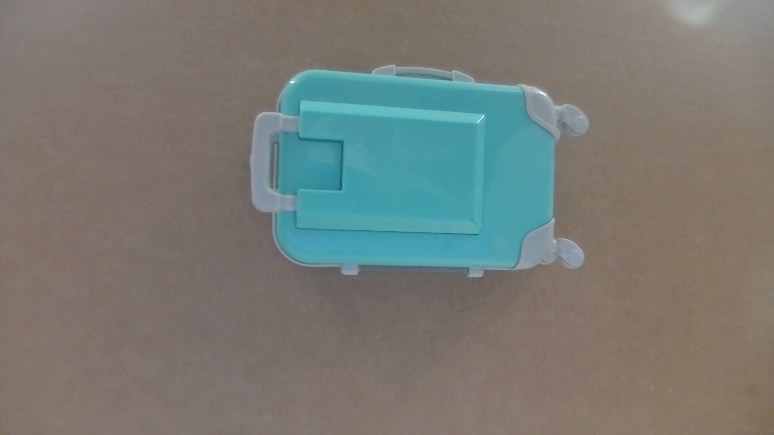
#> input picture data/images/4ab0797973134037aeb9b8d6e48c4ab1.jpg, 774 x 435 px
$ python -i vision.py   (imports and definitions only)
#> lines starting #> are read from the running program, lines starting #| are printed output that depends on the picture
import io
import os

import cv2
import numpy as np
from PIL import Image
from skimage.color import rgb2lab


def image_to_rgb(image):
    if isinstance(image, bytes):
        image = Image.open(io.BytesIO(image))
    if isinstance(image, Image.Image):
        return np.asarray(image.convert("RGB"))
    if isinstance(image, np.ndarray):
        if image.ndim == 2:
            return cv2.cvtColor(image, cv2.COLOR_GRAY2RGB)
        if image.shape[2] == 4:
            return cv2.cvtColor(image, cv2.COLOR_RGBA2RGB)
        return image[:, :, :3].copy()
    raise TypeError("Image must be bytes, a PIL image, or a NumPy array")


def analyze_bag(image, reference=None):
    rgb = image_to_rgb(image)
    if reference is None:
        gray = cv2.cvtColor(rgb, cv2.COLOR_RGB2GRAY)
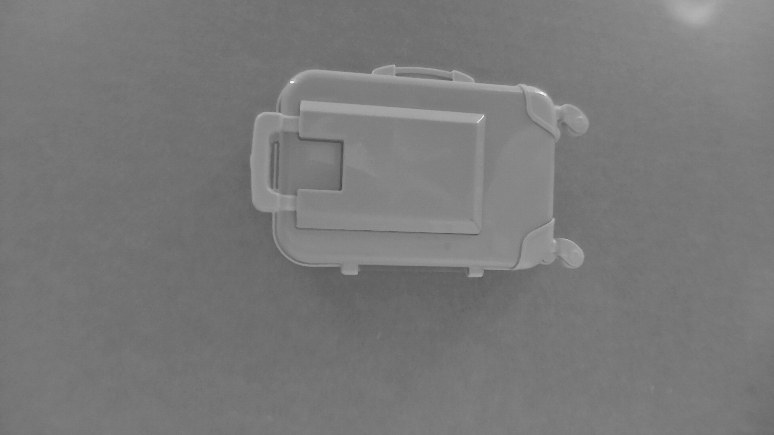
#> gray: shape (435, 774); min 65, max 250, mean 120.9
        mask = cv2.threshold(gray, 35, 255, cv2.THRESH_BINARY)[1]
#> mask: shape (435, 774); every value is 255
    else:
        reference_rgb = image_to_rgb(reference)
        if reference_rgb.shape[:2] != rgb.shape[:2]:
            reference_rgb = cv2.resize(
                reference_rgb, (rgb.shape[1], rgb.shape[0])
            )
        difference = cv2.absdiff(rgb, reference_rgb)
        gray = cv2.cvtColor(difference, cv2.COLOR_RGB2GRAY)
        mask = cv2.threshold(gray, 24, 255, cv2.THRESH_BINARY)[1]

    kernel = np.ones((5, 5), np.uint8)
    mask = cv2.morphologyEx(mask, cv2.MORPH_CLOSE, kernel)
    contours, _ = cv2.findContours(
        mask, cv2.RETR_EXTERNAL, cv2.CHAIN_APPROX_SIMPLE
    )
#> contours = [[[0, 0], [0, 434], [773, 434], [773, 0]]]
    contours = [contour for contour in contours if cv2.contourArea(contour) > 100]
    if not contours:
        raise ValueError(
            "No bag outline was detected. Use a contrasting background or adjust the lighting."
        )

    contour = max(contours, key=cv2.contourArea)
#> contour = [[0, 0], [0, 434], [773, 434], [773, 0]]
    x, y, width, height = cv2.boundingRect(contour)
#> x = 0; y = 0; width = 774; height = 435
    object_mask = np.zeros(mask.shape, dtype=np.uint8)
    cv2.drawContours(object_mask, [contour], -1, 255, thickness=-1)
    pixels = rgb[object_mask > 0]
    median_rgb = np.median(pixels, axis=0).astype(int)
#> median_rgb = [127, 116, 107]
    lab = rgb2lab((median_rgb.astype(np.float32) / 255.0).reshape(1, 1, 3))[0, 0]
#> lab = [49.57, 2.62, 6.51]
    overlay = rgb.copy()
    cv2.drawContours(overlay, [contour], -1, (0, 255, 0), 3)
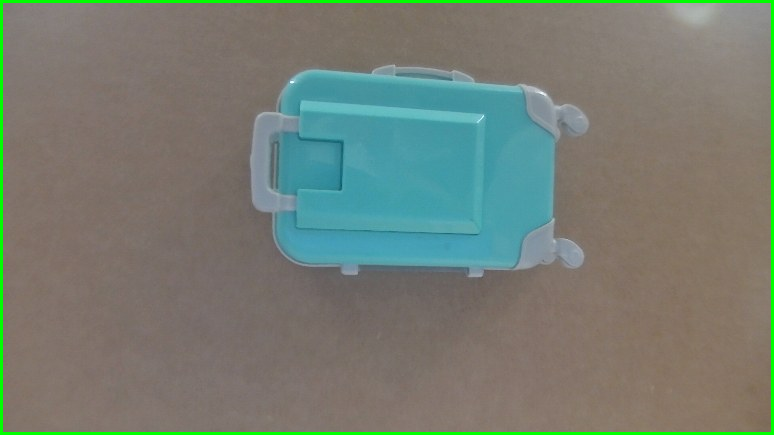
#> overlay: shape (435, 774, 3); mean R, G, B 117.1, 125, 114.3

    result = {
        "rgb": tuple(int(value) for value in median_rgb),
        "lab": tuple(float(value) for value in lab),
        "outline": Image.fromarray(overlay),
    }
    return result


def save_image(image, path):
    rgb = image_to_rgb(image)
    os.makedirs(os.path.dirname(os.path.abspath(path)), exist_ok=True)
    Image.fromarray(rgb).save(path, format="JPEG", quality=88)


def rgb_to_lab(rgb):
    values = np.asarray(rgb, dtype=np.float32).reshape(1, 1, 3) / 255.0
    return tuple(float(value) for value in rgb2lab(values)[0, 0])


def colour_name(rgb):
    r, g, b = [int(value) for value in rgb]
    maximum, minimum = max(r, g, b), min(r, g, b)
    if maximum - minimum < 28:
        if maximum < 55:
            return "black"
        if minimum > 205:
            return "white"
        if maximum < 125:
            return "dark grey"
        if maximum > 185:
            return "light grey"
        return "grey"
    if r >= g and r >= b:
        return "orange" if g > r * 0.55 else "red"
    if g >= r and g >= b:
        return "yellow" if r > g * 0.65 else "green"
    return "purple" if r > g * 1.25 else "blue"

>>> import cv2
>>> picture = cv2.cvtColor(cv2.imread('data/images/4ab0797973134037aeb9b8d6e48c4ab1.jpg'), cv2.COLOR_BGR2RGB)
>>> result = analyze_bag(picture)
#> result = 3 items

$ run again, on data/images/fnd-dfe65d30.jpg
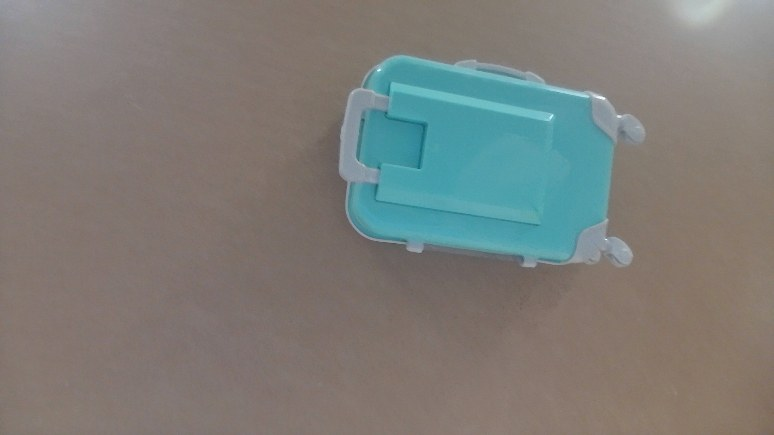
#> input picture data/images/fnd-dfe65d30.jpg, 774 x 435 px
#> in analyze_bag, `gray = cv2.cvtColor(rgb, cv2.COLOR_RGB2GRAY)`:
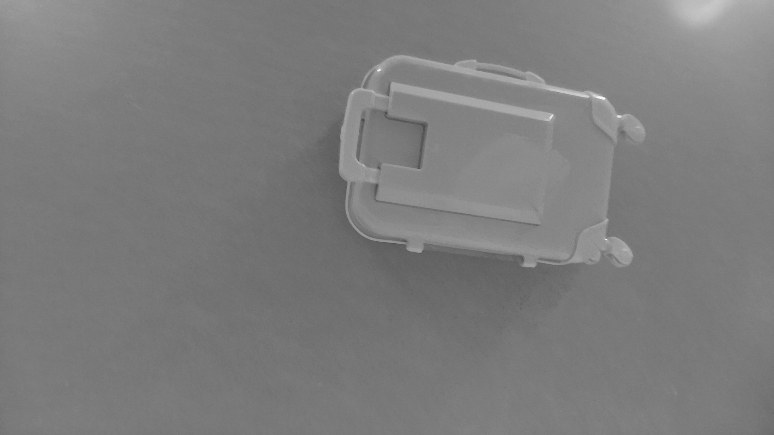
#> gray: shape (435, 774); min 74, max 254, mean 124.3
#> mask: shape (435, 774); every value is 255
#> contours = [[[0, 0], [0, 434], [773, 434], [773, 0]]]
#> contour = [[0, 0], [0, 434], [773, 434], [773, 0]]
#> x = 0; width = 774; height = 435
#> median_rgb = [130, 119, 111]
#> lab = [50.79, 2.77, 5.93]
#> in analyze_bag, `cv2.drawContours(overlay, [contour], -1, (0, 255, 0), 3)`:
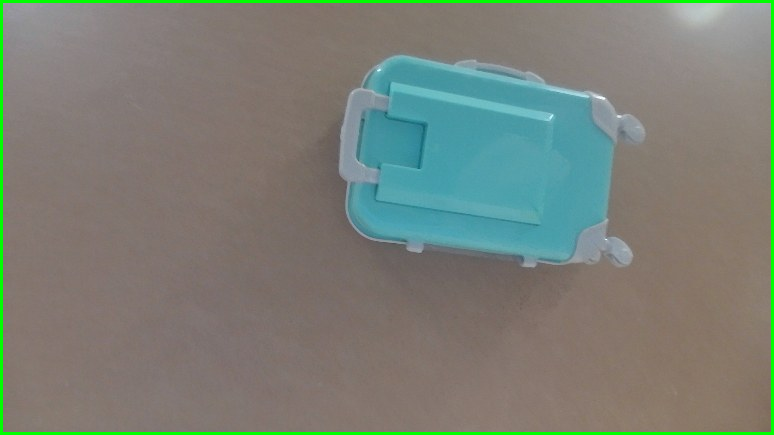
#> overlay: shape (435, 774, 3); mean R, G, B 121.8, 127.5, 117.9
#> result = 3 items
